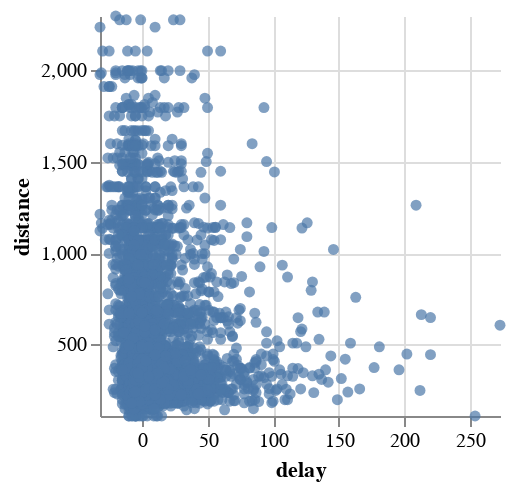

Notebook source saved alongside this figure:
### Code cell
alx.filter_brush()+alx.scatterplot(data.flights_5k(),x='delay',y='distance')

### Figure 1 — Vega-Lite specification as saved in the notebook (floating-point values rounded to 4 significant figures; data arrays with more than 128 entries replaced by an {"elided": "..."} marker saying what was removed)
{"config": {"view": {"continuousWidth": 400, "continuousHeight": 300}}, "data": {"name": "data-a13f700a514e17f25a28def20f0f930b"}, "mark": {"type": "circle", "cursor": "crosshair"}, "encoding": {"x": {"axis": {}, "field": "delay", "scale": {"domain": [-32.0, 273.0]}, "type": "quantitative"}, "y": {"axis": {}, "field": "distance", "scale": {"domain": [108.0, 2298.0]}, "type": "quantitative"}}, "height": 200, "params": [{"name": "ALX_SELECTION_drag_FILTER", "select": {"type": "interval", "encodings": ["x", "y"]}}], "transform": [{"filter": {"param": "ALX_SELECTION_drag_FILTER"}}], "view": {"cursor": "crosshair", "stroke": null}, "width": 200, "$schema": "https://vega.github.io/schema/vega-lite/v5.2.0.json", "datasets": {"data-a13f700a514e17f25a28def20f0f930b": {"elided": "5000 records"}}}
